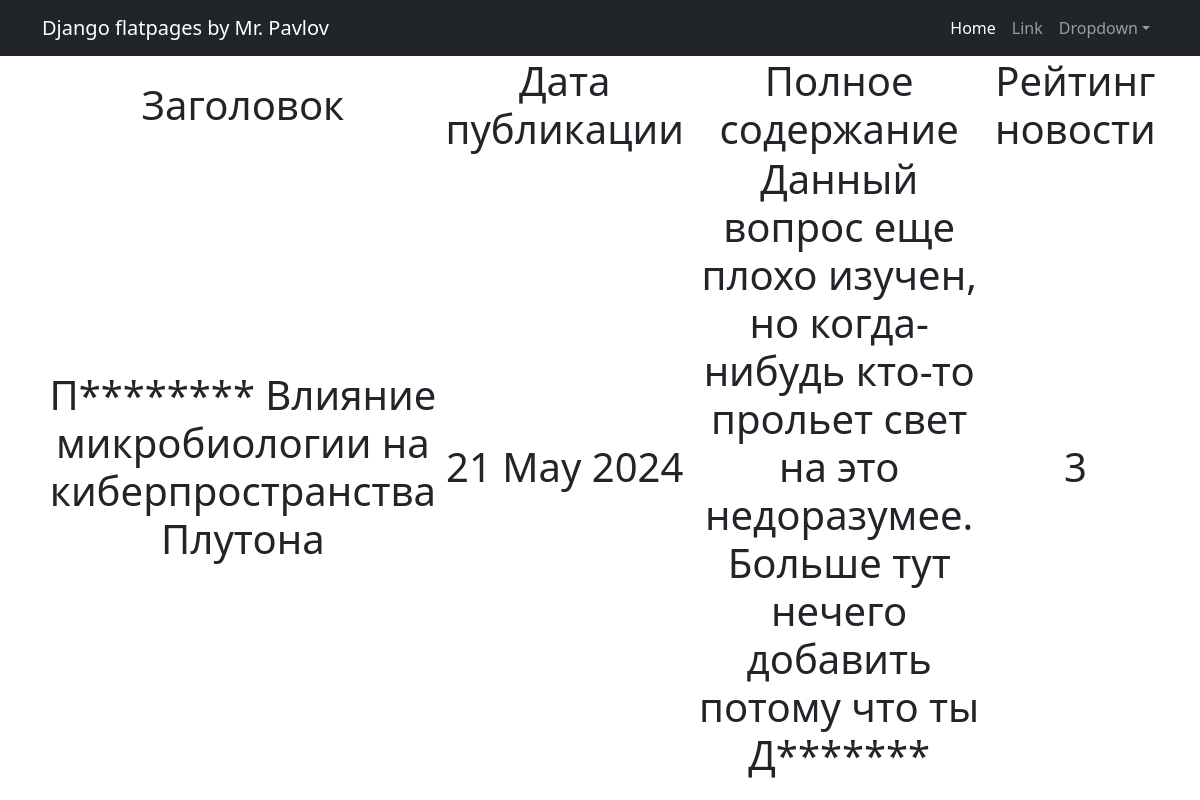
The page /posts/4 on the database its author committed.
### news/models.py (models this page shows, shortened)
class Post(models.Model):
    author = models.ForeignKey(Author, on_delete = models.CASCADE)
    content = models.CharField(max_length=2, choices=CONTENT, default=article)
    date = models.DateTimeField(auto_now_add=True)
    category = models.ManyToManyField(Category, through = 'PostCategory')
    title = models.CharField(max_length=255)
    text = models.CharField(max_length=10000)
    post_rating = models.IntegerField(default=0)

### news/views.py (the view)
class PostDetail(DetailView):
    model = Post
    template_name = 'post.html'
    context_object_name = 'post'

### news/templatetags/censor_filter.py (called while the page is built)
@register.filter()
def censor(text):
    words = text.split()
    for i, word in enumerate(words):
        if word.lower().replace(',', '').replace('.', '').replace('!', '').replace('?', '') in CENSOR_WORDS:
            words[i] = word[0] + '*' * (len(word) - 1)
    return " ".join(words)

### templates/post.html (shortened to what this page needs)
{% extends 'flatpages/default.html' %}
{% load censor_filter %}
{% block content %}
<h1>
    <table>
           <tr>
               <td>Заголовок</td>
               <td>Дата публикации</td>
               <td>Полное содержание</td>
               <td>Рейтинг новости</td>
           </tr>
           <tr>
               <td>{{ post.title|censor }}</td>
               <td>{{ post.date|date:'d M Y' }}</td>
               <td>{{ post.text|censor }}</td>
               <td>{{ post.post_rating }}</td>
           </tr>
       </table>
</h1>
{% endblock content %}

### rows shown on the page
Post: title|censor "П******** Влияние микробиологии на киберпространства Плутона", date "21 May 2024", text|censor "Данный вопрос еще плохо изучен, но когда-нибудь кто-то прольет свет на это недоразумее. Больше тут нечего добавить потому что ты Д*******", post_rating "3"
